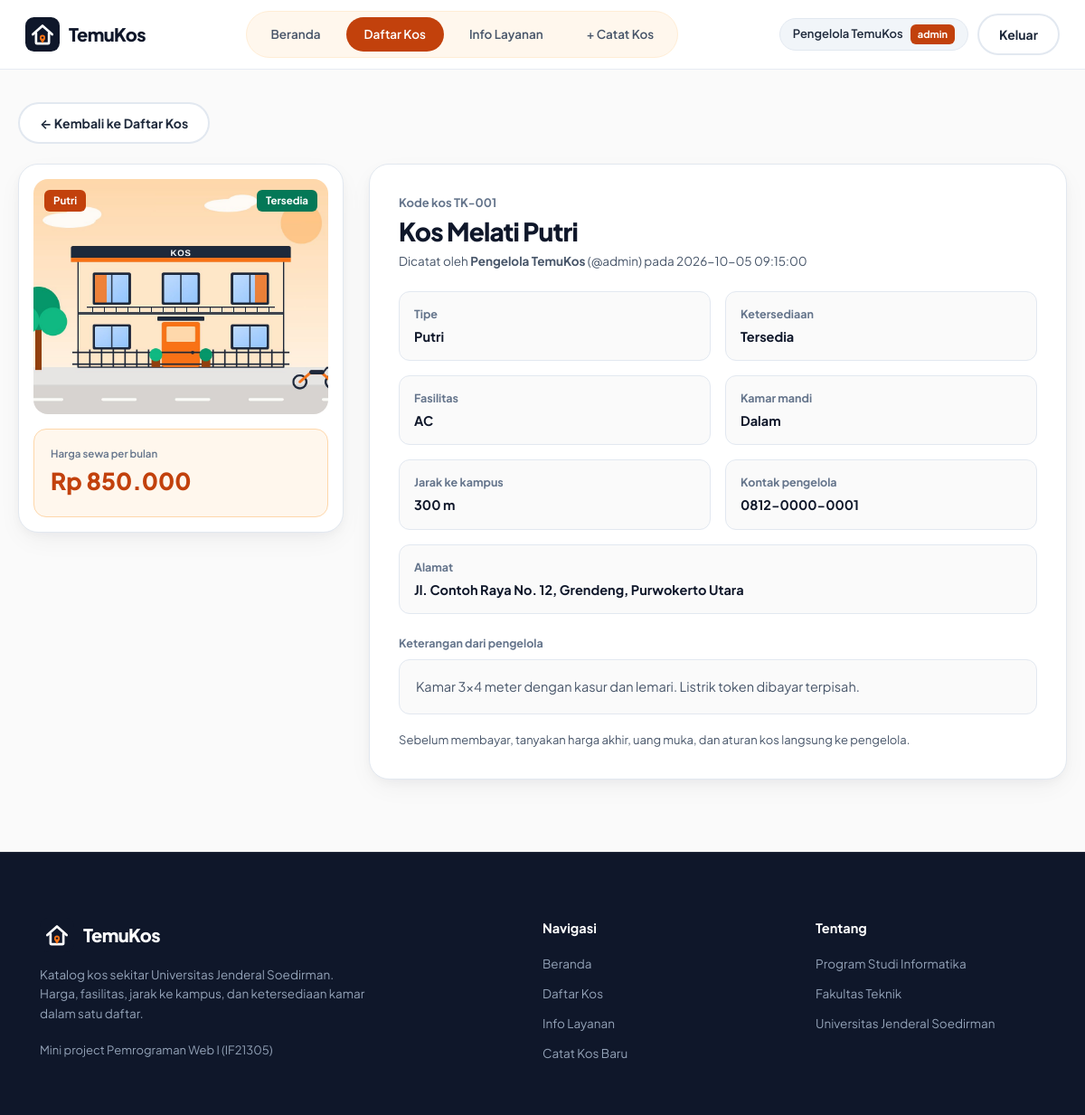
The app's page /detail.php?id=1 (signed in) with its own data.
### tables this page shows
CREATE TABLE kos (
  id INT UNSIGNED AUTO_INCREMENT PRIMARY KEY,
  pengguna_id INT UNSIGNED NOT NULL,                
  nama_kos VARCHAR(150) NOT NULL,
  tipe ENUM('Putra','Putri','Campur') NOT NULL,
  fasilitas ENUM('Kipas angin','AC') NOT NULL,
  kamar_mandi ENUM('Dalam','Luar') NOT NULL,
  harga INT UNSIGNED NOT NULL,                      
  jarak_m INT UNSIGNED NOT NULL,                    
  alamat VARCHAR(150) NOT NULL,
  ketersediaan ENUM('Tersedia','Penuh') NOT NULL DEFAULT 'Tersedia',
  deskripsi VARCHAR(2000) DEFAULT NULL,             
  kontak VARCHAR(60) NOT NULL,
  foto_kos VARCHAR(255) DEFAULT NULL,
  dibuat_pada DATETIME NOT NULL DEFAULT CURRENT_TIMESTAMP,
  FOREIGN KEY (pengguna_id) REFERENCES pengguna (id)  
);

CREATE TABLE pengguna (
  id INT UNSIGNED AUTO_INCREMENT PRIMARY KEY,
  username VARCHAR(30) NOT NULL UNIQUE,             
  nama VARCHAR(100) NOT NULL,
  peran ENUM('admin','anggota') NOT NULL DEFAULT 'anggota',
  hash_sandi VARCHAR(255) NOT NULL,                 
  dibuat_pada DATETIME NOT NULL DEFAULT CURRENT_TIMESTAMP
);

### sesi.php (called while the page is built, shortened)
<?php
function e(?string $teks): string
{
    return htmlspecialchars($teks ?? '', ENT_QUOTES | ENT_SUBSTITUTE, 'UTF-8');
}
    ?>

### validasi.php (called while the page is built, shortened)
<?php
function formatRupiah(int $nominal): string
{
    return 'Rp ' . number_format($nominal, 0, ',', '.');
}
function formatJarak(int $meter): string
{
    if ($meter < 1000) {
        return $meter . ' m';
    }
    return number_format($meter / 1000, 1, ',', '.') . ' km';
}

### detail.php (the view, shortened to what this page needs)
<?php
require_once __DIR__ . '/sesi.php';
require_once __DIR__ . '/koneksi.php';
require_once __DIR__ . '/validasi.php';
require_once __DIR__ . '/tampilan.php';
$pengguna = penggunaAktif();
$id = filter_var($_GET['id'] ?? '', FILTER_VALIDATE_INT, ['options' => ['min_range' => 1]]);
try {
    $sql = 'SELECT k.*, u.nama AS pencatat, u.username AS username_pencatat
            FROM kos AS k
            JOIN pengguna AS u ON u.id = k.pengguna_id
            WHERE k.id = ?';
    $stmt = $db->prepare($sql);
    $stmt->bind_param('i', $id);
    $stmt->execute();
    $kos = $stmt->get_result()->fetch_assoc();
} catch (mysqli_sql_exception $ex) {
    error_log('[Read Detail Gagal] ' . $ex->getMessage());
    tampilkanGalat(500, 'Detail belum bisa dimuat', 'Terjadi gangguan saat mengambil data. Coba lagi beberapa saat lagi.');
}
$kodeKos = 'TK-' . str_pad((string) (int) $kos['id'], 3, '0', STR_PAD_LEFT);
$kelasKetersediaan = $kos['ketersediaan'] === 'Tersedia' ? 'status-tersedia' : 'status-penuh';
?>
<!DOCTYPE html>
<html lang="id">
<head>
    <link rel="stylesheet" href="style.css">
</head>
<body>
    <?php topbarUtama($pengguna, 'katalog'); ?>
    <main class="container detail-main">
        <p class="back-row">
            <a href="daftar.php#katalog" class="btn btn-secondary">&larr; Kembali ke Daftar Kos</a>
        </p>
        <div class="detail-layout">
            <aside class="media-showcase">
                <div class="media-frame">
                    <?php if (!empty($kos['foto_kos']) && is_file(__DIR__ . '/' . $kos['foto_kos'])): ?>
                        <img src="<?= e($kos['foto_kos']) ?>" alt="Foto <?= e($kos['nama_kos']) ?>">
                    <?php else: ?>
                        <div class="card-visual-fallback"><span class="fallback-cat">Foto belum tersedia</span></div>
                    <?php endif; ?>
                    <span class="pill-top-left"><?= e($kos['tipe']) ?></span>
                    <span class="pill-top-right <?= $kelasKetersediaan ?>"><?= e($kos['ketersediaan']) ?></span>
                </div>
                <div class="price-highlight-box">
                    <div class="price-label">Harga sewa per bulan</div>
                    <div class="price-amount price-big"><?= e(formatRupiah((int) $kos['harga'])) ?></div>
                </div>
            </aside>
            <article class="panel-card">
                <p class="kode-kos">Kode kos <?= e($kodeKos) ?></p>
                <h1 class="section-title detail-title"><?= e($kos['nama_kos']) ?></h1>
                <p class="detail-meta">
                    Dicatat oleh <strong><?= e($kos['pencatat']) ?></strong> (@<?= e($kos['username_pencatat']) ?>) pada <?= e($kos['dibuat_pada']) ?>
                </p>
                <div class="dossier-grid">
                    <div class="dossier-item">
                        <div class="dossier-label">Tipe</div>
                        <div class="dossier-val"><?= e($kos['tipe']) ?></div>
                    </div>
                    <div class="dossier-item">
                        <div class="dossier-label">Ketersediaan</div>
                        <div class="dossier-val"><?= e($kos['ketersediaan']) ?></div>
                    </div>
                    <div class="dossier-item">
                        <div class="dossier-label">Fasilitas</div>
                        <div class="dossier-val"><?= e($kos['fasilitas']) ?></div>
                    </div>
                    <div class="dossier-item">
                        <div class="dossier-label">Kamar mandi</div>
                        <div class="dossier-val"><?= e($kos['kamar_mandi']) ?></div>
                    </div>
                    <div class="dossier-item">
                        <div class="dossier-label">Jarak ke kampus</div>
                        <div class="dossier-val"><?= e(formatJarak((int) $kos['jarak_m'])) ?></div>
                    </div>
                    <div class="dossier-item">
                        <div class="dossier-label">Kontak pengelola</div>
                        <div class="dossier-val"><?= e($kos['kontak']) ?></div>
                    </div>
                    <div class="dossier-item full-width">
                        <div class="dossier-label">Alamat</div>
                        <div class="dossier-val"><?= e($kos['alamat']) ?></div>
                    </div>
                </div>
                <div>
                    <div class="dossier-label">Keterangan dari pengelola</div>
                    <div class="desc-box"><?= ($kos['deskripsi'] ?? '') !== '' ? e($kos['deskripsi']) : 'Belum ada keterangan tambahan.' ?></div>
                </div>
                <p class="hint-box">
                    Sebelum membayar, tanyakan harga akhir, uang muka, dan aturan kos langsung ke pengelola.
                </p>
            </article>
        </div>
    </main>
    <?php footerSitus($pengguna); ?>
</body>
</html>

### tampilan.php (shortened to what this page needs)
<?php
function topbarUtama(array $pengguna, string $aktif = ''): void
{
    $kelas = fn(string $nama): string => $aktif === $nama ? 'nav-pill-item active' : 'nav-pill-item';
    ?>
    <header class="topbar">
        <div class="topbar-inner">
            <a href="daftar.php" class="brand">
                <img class="brand-logo" src="assets/logo-temukos.svg" alt="" width="38" height="38">
                <span>TemuKos</span>
            </a>
            <nav class="nav-pills" id="mainNav" aria-label="Navigasi utama">
                <a href="daftar.php" data-nav="beranda" class="<?= $kelas('beranda') ?>">Beranda</a>
                <a href="daftar.php#katalog" data-nav="katalog" class="<?= $kelas('katalog') ?>">Daftar Kos</a>
                <a href="daftar.php#solusi" data-nav="solusi" class="<?= $kelas('solusi') ?>">Info Layanan</a>
                <?php if ($pengguna['peran'] === 'admin'): ?>
                    <a href="tambah.php" class="<?= $kelas('tambah') ?>">+ Catat Kos</a>
                <?php endif; ?>
            </nav>
            <div class="user-actions">
                <span class="user-badge">
                    <?= e($pengguna['nama']) ?>
                    <span class="role-tag"><?= e($pengguna['peran']) ?></span>
                </span>
                <a href="logout.php" class="btn btn-secondary">Keluar</a>
            </div>
        </div>
    </header>
    <?php
}
function footerSitus(array $pengguna): void
{
    ?>
    <footer class="site-footer">
        <div class="footer-inner">
            <div class="footer-col brand-col">
                <div class="brand">
                    <img class="brand-logo" src="assets/logo-temukos.svg" alt="" width="38" height="38">
                    <span>TemuKos</span>
                </div>
                <p class="footer-desc">
                    Katalog kos sekitar Universitas Jenderal Soedirman. Harga, fasilitas, jarak ke kampus, dan ketersediaan kamar dalam satu daftar.
                </p>
                <p class="footer-copyright">Mini project Pemrograman Web I (IF21305)</p>
            </div>
            <div class="footer-col">
                <h4 class="footer-heading">Navigasi</h4>
                <ul class="footer-links">
                    <li><a href="daftar.php">Beranda</a></li>
                    <li><a href="daftar.php#katalog">Daftar Kos</a></li>
                    <li><a href="daftar.php#solusi">Info Layanan</a></li>
                    <?php if ($pengguna['peran'] === 'admin'): ?>
                        <li><a href="tambah.php">Catat Kos Baru</a></li>
                    <?php endif; ?>
                </ul>
            </div>
            <div class="footer-col">
                <h4 class="footer-heading">Tentang</h4>
                <ul class="footer-links">
                    <li><span class="footer-text">Program Studi Informatika</span></li>
                    <li><span class="footer-text">Fakultas Teknik</span></li>
                    <li><span class="footer-text">Universitas Jenderal Soedirman</span></li>
                </ul>
            </div>
        </div>
    </footer>
    <?php
}
    ?>

### records on screen
kos: pengguna.nama "Pengelola TemuKos", pengguna.username "admin", foto_kos (picture), tipe "Putri", ketersediaan "Tersedia", harga "Rp 850.000", id "TK-001", nama_kos "Kos Melati Putri", dibuat_pada "2026-10-05 09:15:00", fasilitas "AC", kamar_mandi "Dalam", jarak_m "300 m", kontak "0812-0000-0001", alamat "Jl. Contoh Raya No. 12, Grendeng, Purwokerto Utara", deskripsi "Kamar 3x4 meter dengan kasur dan lemari. Listrik token dibayar terpisah."
